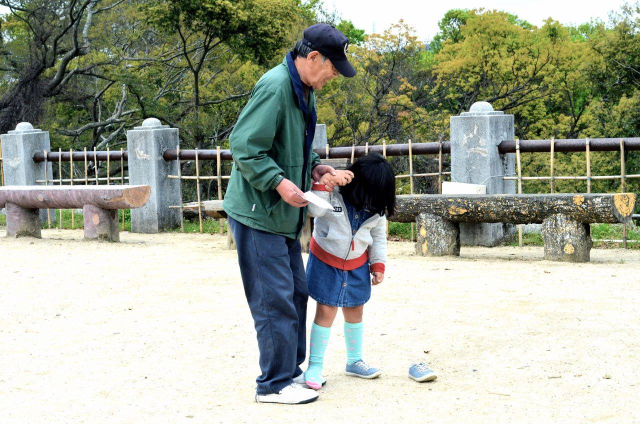
#> input picture image-generation/gradient_cloth_3D/grandpa.jpg, 1280 x 848 px, given in place of the camera (shown at 1/2 size)
$ python color-check.py
#> lines starting #> are read from the running program, lines starting #| are printed output that depends on the picture; after the words box and inside, x2 and y2 are one past the last pixel; in counts of white or black regions, pixels touching at a corner belong together; long printed decimals are rounded
# https://code.likeagirl.io/finding-dominant-colour-on-an-image-b4e075f98097
# https://github.com/skt7/dominant-colors-in-an-image-using-k-means-clustering
import cv2
import numpy as np
from sklearn.cluster import KMeans # pip install sklearn (y tho?)
from collections import Counter
import json
import time

KMEANS = True
CAMERA = 0

def now():
    return time.time() * 1000.0


def downscale(frame):
    sframe = cv2.resize(frame, None, None, 0.5, 0.5)
    # return cv2.GaussianBlur(sframe, (21, 21), 0)
    return sframe


def frame_complete(idx, times, diffs):
    if idx > 0:
        prev = idx - 1
    else:
        prev = FT_MAX - 1
    # measure interval between this frame and last in ms
    times[idx] = now()
    diffs[idx] = times[idx] - times[prev]
    return (idx + 1) % FT_MAX


def get_dominant_color(image, k=4):
    """
    takes an image as input and returns the dominant color in the image as a list

    dominant color is found by performing k means on the pixel colors and returning the centroid
    of the largest cluster
    processing time is sped up by working with a smaller image; this can be done with the
    image_processing_size param which takes a tuple of image dims as input
    >>> get_dominant_color(my_image, k=4, image_processing_size = (25, 25))
    [56.2423442, 34.0834233, 70.1234123]
    """
    #resize image if new dims provided
    image = cv2.resize(image, None, None, 0.25, 0.25, interpolation = cv2.INTER_AREA)

    #reshape the image to be a list of pixels
    image = image.reshape((image.shape[0] * image.shape[1], 3))

    #cluster the pixels and assign labels
    clt = KMeans(n_clusters = k)
    labels = clt.fit_predict(image)

    #count labels to find most popular
    label_counts = Counter(labels)

    #subset out most popular centroid
    dominant_color = clt.cluster_centers_[label_counts.most_common(1)[0][0]]

    return list(int(c) for c in dominant_color)


def export_frame(frame):
    cv2.imwrite(frame, "frame.png")


FT_MAX = 5 # get average time of last frames
frame_times = [now() for i in range(FT_MAX)]
frame_waits = [0 for i in range(FT_MAX)]
idx = 0

# capture video stream from camera source. -1 -> get any camera
frame = None
dframe = None

print('connect camera', CAMERA)
cap = cv2.VideoCapture(CAMERA)

# get one frame to do geometry check
while frame is None:
    _, frame = cap.read()
#> frame is the input picture: shape (848, 1280, 3); mean B, G, R 151.5, 166.7, 161.1
    try:
        dframe = downscale(frame)
#> in downscale, `sframe = cv2.resize(frame, None, None, 0.5, 0.5)`:
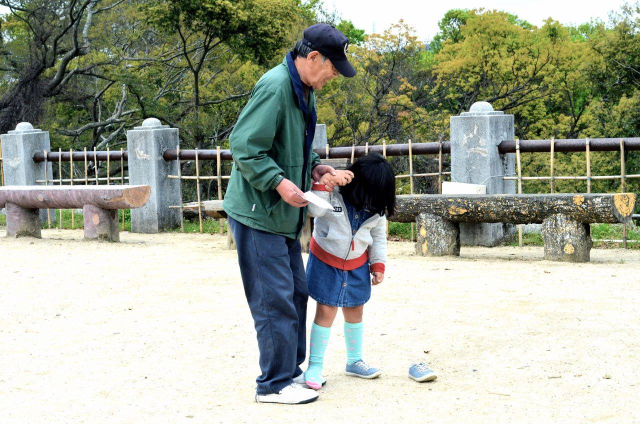
#> sframe: shape (424, 640, 3); mean B, G, R 151.7, 166.8, 161.2
    except:
        time.sleep(1)
        cap = cv2.VideoCapture(1)

height, width = dframe.shape[:2]
#> height = 424; width = 640

w = int(width / 5)
#> w = 128
h = int(height / 6)
#> h = 70

x1 = w
#> x1 = 128
y1 = h
#> y1 = 70
x2 = w + x1
#> x2 = 256
y2 = height - y1
#> y2 = 354

yh = y2 - y1
#> yh = 284

zones = [
    {
        "shape": [(x1, y1), (x2, int(y1 + yh/3))],
        "color": (0, 0, 0)
    },
    {
        "shape": [(x1, int(y1 + yh/3)), (x2, int(y2 - yh/3))],
        "color": (0, 0, 0)
    },
    {
        "shape": [(x1, int(y1 + yh/3 * 2)), (x2, y2)],
        "color": (0, 0, 0)
    },
]

frame_count = 0
save_on_frame = 60
zone_idx = 0

while True:
    ret, frame = cap.read()
    if frame is None:
        print("why no image?")
        continue

    dframe = downscale(frame)

    # pick zone to measure
    zone = zones[zone_idx]
    shape = zone["shape"]
#> shape = [(128, 70), (256, 164)]

    #reshaping to a list of pixels
    #                [y1:y2, x1:x2]
    img_data = dframe[shape[0][1]:shape[1][1], shape[0][0]:shape[1][0]]
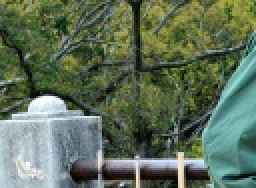
#> img_data: shape (94, 128, 3) (shown 2 times larger); mean B, G, R 89.8, 111.6, 94.8

    if KMEANS:
        # BGR (default) to HSV colorspace
        img_data = cv2.cvtColor(img_data, cv2.COLOR_BGR2HSV)
#> img_data: shape (94, 128, 3); mean H, S, V 61.4, 85.6, 113.6

        #using k-means to cluster pixels, get HSV color out
        color = get_dominant_color(img_data, 2)
#> in get_dominant_color, `image = cv2.resize(image, None, None, 0.25, 0.25, interpolation = cv2...`:
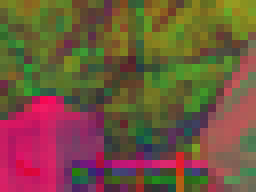
#> image: shape (24, 32, 3) (shown 8 times larger); mean of channels 0, 1, 2 61.7, 85, 113.8; drawn as B, G, R
#> in get_dominant_color, `image = image.reshape((image.shape[0] * image.shape[1], 3))`: image = 768 rows, first 8: [37, 122, 121], [35, 134, 117], [34, 118, 123], [36, 99, 138], [30, 108, 138], [42, 132, 115], [40, 116, 113], [42, 132, 99]
#> in get_dominant_color, `labels = clt.fit_predict(image)`: labels = 768 values, max 1 at index 0, min 0 at index 254, mean 0.742
#> in get_dominant_color, `label_counts = Counter(labels)`: label_counts = {1: 570, 0: 198}
#> in get_dominant_color, `dominant_color = clt.cluster_centers_[label_counts.most_common(1)[0][0]]`: dominant_color = [51.01, 97.62, 92.02]
#> color = [51, 97, 92]
        # [7 lines of commented-out code are left out]

        hsv_color = np.array([[[int(c) for c in color]]], np.uint8)
#> hsv_color = [[51, 97, 92]]
        bgr_color = cv2.cvtColor(hsv_color, cv2.COLOR_HSV2BGR)
#> bgr_color = [[57, 92, 68]]
        color = bgr_color[0][0]
#> color = [57, 92, 68]

        zone["color"] = tuple(int(n) for n in [color[0], color[1], color[2]])
    else:
        img_data = cv2.cvtColor(img_data, cv2.COLOR_BGR2HSV)
        # print("img_slice", img_data[0:1, 0:1])
        hsv_color = np.array([[[int(np.mean(c)) for c in cv2.split(img_data)]]], np.uint8)
        bgr_color = cv2.cvtColor(hsv_color, cv2.COLOR_HSV2BGR)
        # print("bgr_color", bgr_color)
        color = bgr_color[0][0]

        zone["color"] = tuple(int(n) for n in [color[0], color[1], color[2]])

    cv2.rectangle(dframe, (x1, y1), (x2, y2), (255, 0, 0), 1)
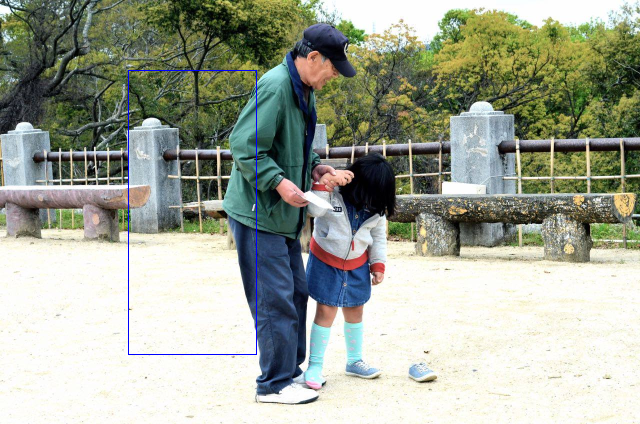
#> dframe: shape (424, 640, 3); 0.3% of pixels changed, all inside (x1, y1, x2, y2) = (128, 70, 257, 355)

    for zone in zones:
        cv2.rectangle(dframe,
            (x1 + zone["shape"][0][0], zone["shape"][0][1]),
            (x1 + zone["shape"][1][0], zone["shape"][1][1]),
            zone["color"],
            -1
        )
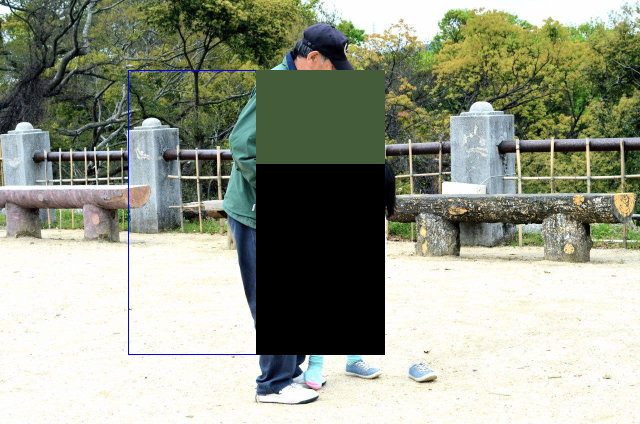
#> dframe: shape (424, 640, 3); 13.55% of pixels changed, all inside (x1, y1, x2, y2) = (256, 70, 385, 355)

    # cv2.imshow("dframe", dframe)

    zone_idx = (zone_idx + 1) % len(zones)
#> zone_idx = 1
    frame_count = (frame_count + 1) % save_on_frame

    if frame_count == 0:
        export_frame(dframe)

    idx = frame_complete(idx, frame_times, frame_waits)
    print("zone", zone_idx, "color", color, "frame time", np.mean(frame_waits))
#| zone 1 color [57 92 68] frame time 50.001

    k = cv2.waitKey(1) & 0xff
#> (key q is pressed here)
    if k == 27 or k == ord('q'):
        break

$ run again, on image-generation/gradient_cloth_3D/orchid-thumb.jpg
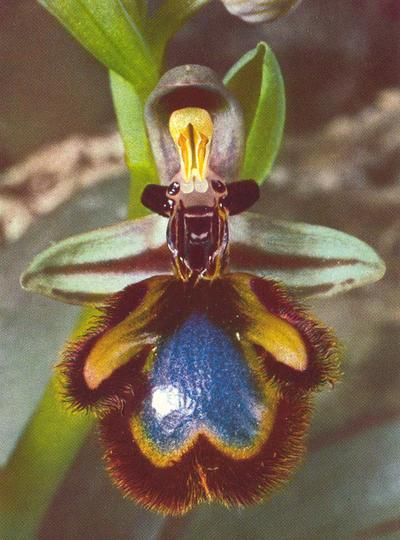
#> input picture image-generation/gradient_cloth_3D/orchid-thumb.jpg, 400 x 540 px, given in place of the camera
#> frame is the input picture: shape (540, 400, 3); mean B, G, R 77.7, 102.2, 119.4
#> `img_data = dframe[shape[0][1]:shape[1][1], shape[0][0]:shape[1][0]]`:
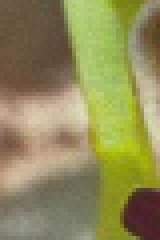
#> img_data: shape (60, 40, 3) (shown 4 times larger); mean B, G, R 88.8, 139.6, 145.1
#> image = 150 rows, first 8: [16, 96, 106], [17, 95, 102], [19, 91, 98], [19, 93, 98], [38, 100, 194], [39, 105, 203], [38, 139, 194], [34, 199, 143]
#> labels = 150 values, max 1 at index 0, min 0 at index 4, mean 0.507
#> label_counts = {1: 76, 0: 74}
#> dominant_color = [33.34, 139.7, 138.1]
#> `color = get_dominant_color(img_data, 2)`: color = [33, 139, 138]
#> hsv_color = [[33, 139, 138]]
#> bgr_color = [[63, 138, 130]]
#> `color = bgr_color[0][0]`: color = [63, 138, 130]
#> after the loop `for zone in zones:`:
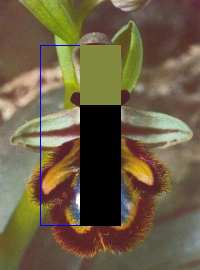
#> dframe: shape (270, 200, 3); mean B, G, R 68, 94.1, 108.1
#| zone 1 color [ 63 138 130] frame time 13.510

$ run again, on image-generation/gradient_cloth_3D/rock.jpg
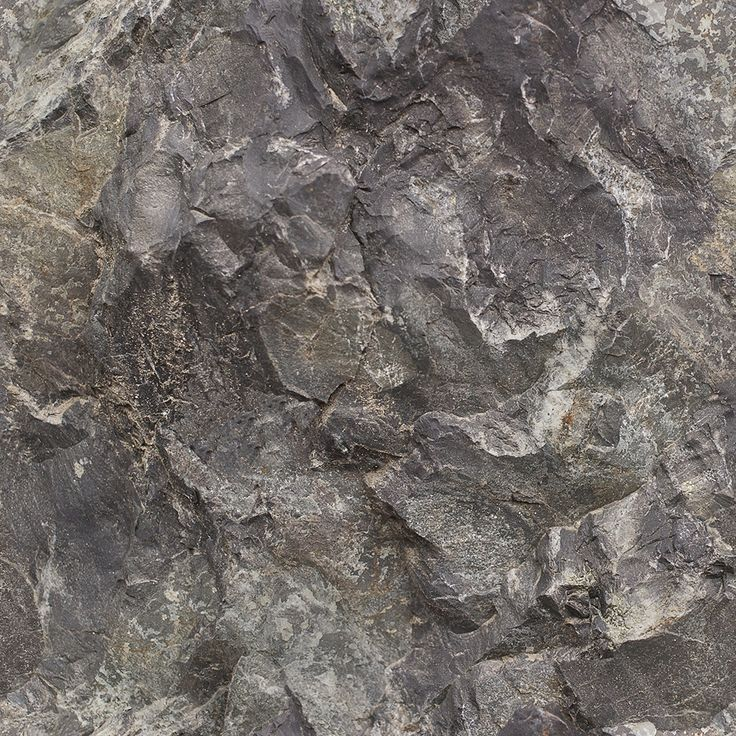
#> input picture image-generation/gradient_cloth_3D/rock.jpg, 736 x 736 px, given in place of the camera
#> frame is the input picture: shape (736, 736, 3); mean B, G, R 104.8, 108.8, 115
#> `img_data = dframe[shape[0][1]:shape[1][1], shape[0][0]:shape[1][0]]`:
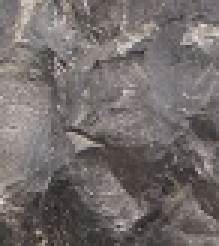
#> img_data: shape (82, 73, 3) (shown 3 times larger); mean B, G, R 107.3, 109.1, 115.4
#> image = 360 rows, first 8: [102, 9, 119], [98, 20, 140], [13, 24, 184], [13, 19, 148], [48, 14, 121], [13, 28, 140], [7, 22, 111], [20, 20, 119]
#> labels = 360 values, max 1 at index 0, min 0 at index 2, mean 0.225
#> label_counts = {1: 81, 0: 279}
#> dominant_color = [14.85, 21.96, 115.5]
#> `color = get_dominant_color(img_data, 2)`: color = [14, 21, 115]
#> hsv_color = [[14, 21, 115]]
#> bgr_color = [[106, 110, 115]]
#> `color = bgr_color[0][0]`: color = [106, 110, 115]
#> after the loop `for zone in zones:`:
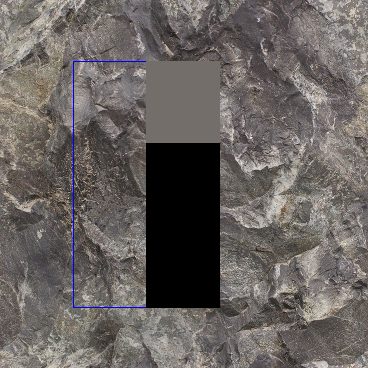
#> dframe: shape (368, 368, 3); mean B, G, R 96.7, 99.7, 105.1
#| zone 1 color [106 110 115] frame time 29.775
